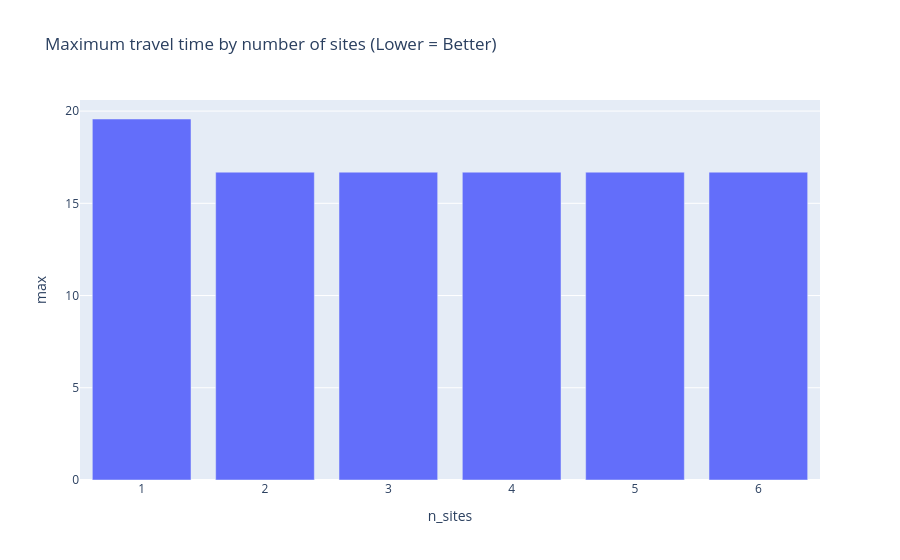

Notebook cell for this chart:
### Markdown cell above
We can then create additional plots for different metrics.

### Code cell
px.bar(all_sols, x="n_sites", y="max", title="Maximum travel time by number of sites (Lower = Better)")

### Figure 1 — Plotly figure (JSON) as saved in the notebook; plotly's stock layout.template omitted (floating-point values rounded to 4 significant figures)
{"data": [{"alignmentgroup": "True", "hovertemplate": "n_sites=%{x}<br>max=%{y}<extra></extra>", "legendgroup": "", "marker": {"color": "#636efa", "pattern": {"shape": ""}}, "name": "", "offsetgroup": "", "orientation": "v", "showlegend": false, "textposition": "auto", "type": "bar", "x": [1, 2, 3, 4, 5, 6], "xaxis": "x", "y": [19.57, 16.69, 16.69, 16.69, 16.69, 16.69], "yaxis": "y"}], "layout": {"barmode": "relative", "legend": {"tracegroupgap": 0}, "title": {"text": "Maximum travel time by number of sites (Lower = Better)"}, "xaxis": {"anchor": "y", "domain": [0, 1], "title": {"text": "n_sites"}}, "yaxis": {"anchor": "x", "domain": [0, 1], "title": {"text": "max"}}}}
